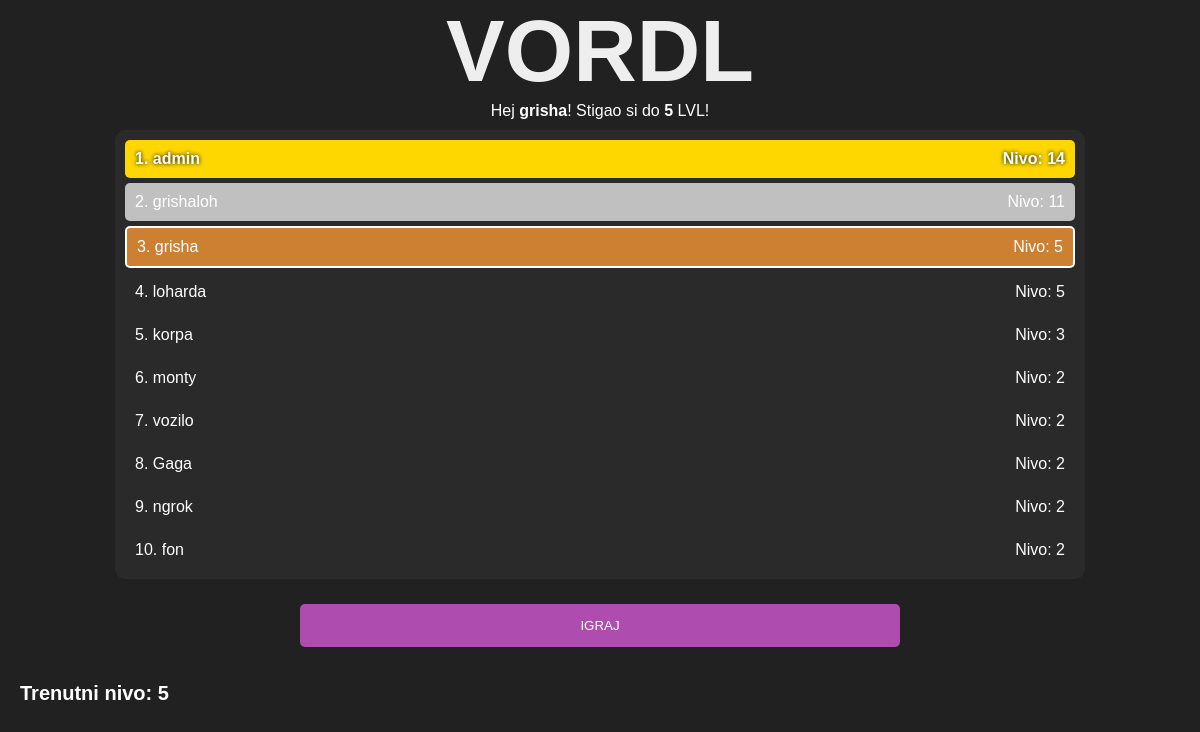
Page / (signed in) on the earlier database version.
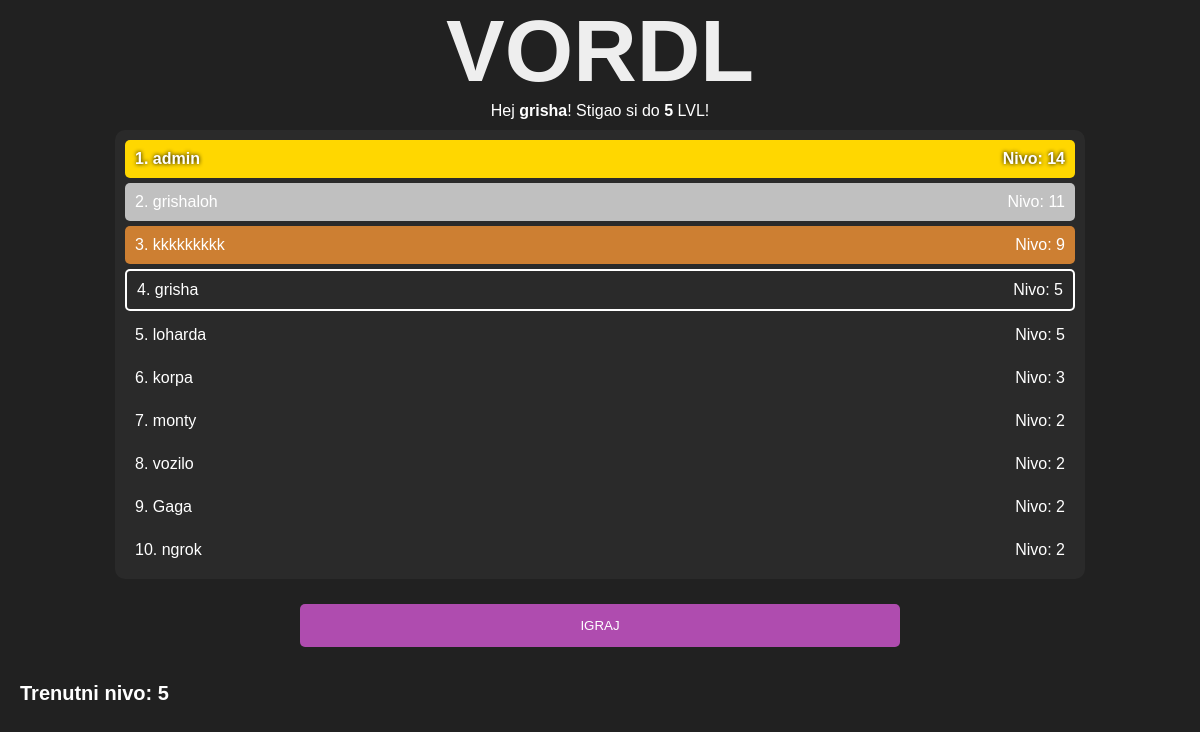
Same page on the later database version.
### main.py (models this page shows, shortened)
class User(db.Model, UserMixin):
    id = db.Column(db.Integer, primary_key=True)
    username = db.Column(db.String(25), unique=True, nullable=False)
    password = db.Column(db.String(50), nullable=False)
    current_level = db.Column(db.Integer, default=1)

### main.py (the view)
@app.route('/')
@login_required
def index():
    user_table = GameTable.query.filter_by(
        user_id=current_user.id
        ).filter_by(level=current_user.current_level).first()
    if user_table:
        table = user_table.data
    else:
        table = "[]"
    return render_template('index.html',
        level=current_user.current_level,
        username=current_user.username,
        scoreboard=getTopTen(),
        table=table
    )

### main.py (called while the page is built)
def getTopTen():
    users = User.query.order_by(User.current_level.desc()).limit(10).all()
    rank_list = []
    for user in users:
        rank_list.append({
            "username": user.username,
            "level": user.current_level
        })
    return rank_list

@login_manager.user_loader
def load_user(user_id):
    return User.query.get(int(user_id))

### templates/index.html (shortened to what this page needs)
<!DOCTYPE html>
<html lang="en">
<head>
    <link rel="stylesheet" href="static/css/default.css">
    <link rel="stylesheet" href="static/css/index.css">
    <link rel="stylesheet" href="https://cdnjs.cloudflare.com/ajax/libs/fullPage.js/3.1.0/fullpage.css">
</head>
<body>
    <div id="fullpage">
        <div class="section active">
            <div class="header">
                <h1>VORDL</h1>
                <p>Hej <span>{{username}}</span>! Stigao si do <span>{{level}}</span> LVL!</p>
                <div class="scoreboard">
                    {% for item in scoreboard %}
                        {% if item.username == username %}
                            <div class="element" id="element-me">
                                <span>{{loop.index}}. {{item.username}}</span>
                                <span>Nivo: {{item.level}}</span>
                            </div>
                        {% else %}
                            <div class="element">
                                <span>{{loop.index}}. {{item.username}}</span>
                                <span>Nivo: {{item.level}}</span>
                            </div>
                        {% endif %}
                    {% endfor %}
                </div>
                <button id="play">IGRAJ</button>
            </div>
        </div>
        <div class="section" id="game-section">
            <div class="game-section-wrapper">
                <div class="level-display">
                    <p>Trenutni nivo: {{level}}</p>
                </div>
            </div>
        </div>
    </div>
</body>
</html>

### static/css/default.css (style rules this page uses)
* { margin: 0; font-family: Arial, Helvetica, sans-serif; user-select: none; }
html, body { width: 100%; height: 100%; overflow: hidden; }
body { background-color: #212121; position: relative; }
h1 { color: #EEEEEE; font-size: 5.5em; font-weight: bold; }

### static/css/index.css (style rules this page uses)
.header { display: flex; justify-content: center; align-items: center; flex-direction: column; }
.header p { color: white; }
.header p span { font-weight: bold; }
.header button { background-color: #af4caf; color: white; padding: 14px 20px; margin: 15px 0; width: 50%; border: none; cursor: pointer; border-radius: 5px; }
.scoreboard { padding: 5px; margin: 10px; border-radius: 10px; background-color: #2a2a2a; width: 80%; }
.scoreboard .element { padding: 10px; border-radius: 5px; color: white; display: flex; justify-content: space-between; margin: 5px; }
.scoreboard .element:nth-child(1) { background-color: #FFD700 !important; font-weight: bold; text-shadow: 0px 0px 4px #000000; }
.scoreboard .element:nth-child(2) { background-color: #C0C0C0 !important; }
.scoreboard .element:nth-child(3) { background-color: #CD7F32 !important; }
#element-me { border: 2px solid white; }
.game-section-wrapper { display: flex; width: 100%; height: 100%; flex-direction: column; justify-content: space-between; }
.level-display { top: 0; padding: 20px; color: white; font-weight: bold; font-size: 20px; }

Differences in the rows shown:
no longer on this page (row unchanged): User: username "fon", level "2"
added User: username "kkkkkkkkk", level "9"
